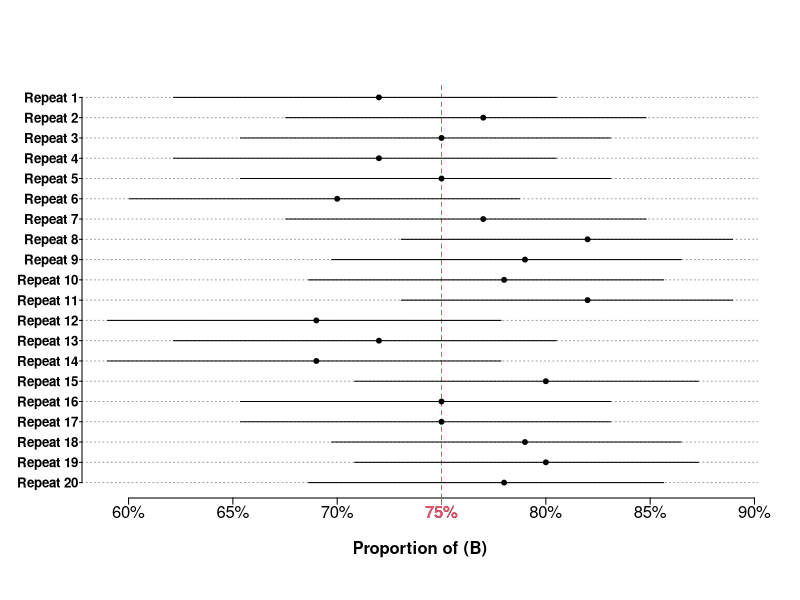

R code for this plot:
CI.bi = function(n, p, n.sim, ylabel = FALSE){
  
  fun = function(){
    x = rbinom(1, n, p)
   pe = x/n
   CI = binom.test(x, n, p)[[4]]
   c(CI[1], CI[2], pe)
  }
  
    sim = t(replicate(n.sim, fun()))
capture = sim[ ,1] <= p & p <= sim[ ,2]
  
  par(mgp = c(2, .2, 0), tck = -.015)
  plot(sim[, 1:2], rep(1:n.sim, 2), ty = "n", ylab = NA, yaxt = "n", xaxt = "n", xlab = "Proportion of (B)", font.lab = 2, bty = "n")
  
  abline(h = 1:n.sim, col = 8, lty = 3)
  abline(v = p, lty = 2, col = 2)
  segments(sim[ ,1], 1:n.sim, sim[ ,2], 1:n.sim, lend = 1, col = ifelse(capture, 1, 2))
  axis(1, at = axTicks(1), lab = paste0(axTicks(1)*1e2, "%"))
  axis(1, at = p, lab = paste0(p*1e2, "%"), col.axis = 2, col = 2, font = 2)
  if(ylabel) axis(2, at = 1:n.sim, lab = paste0("Repeat ", rev(1:n.sim)), font = 2, las = 1, cex.axis = .8, tck = -.006)
  points(sim[, 3], 1:n.sim, pch = 19, col = ifelse(capture, 1, 2), cex = ifelse(n.sim > 50, .6, .65))
  
  cat("Coverage =", mean(capture)*1e2, "%", "\nLong-run proportion =", mean(sim[, 3])*1e2, "%")
}
# Example of use:
CI.bi(n = 100, p = .75, n.sim = 20, ylabel = TRUE)
